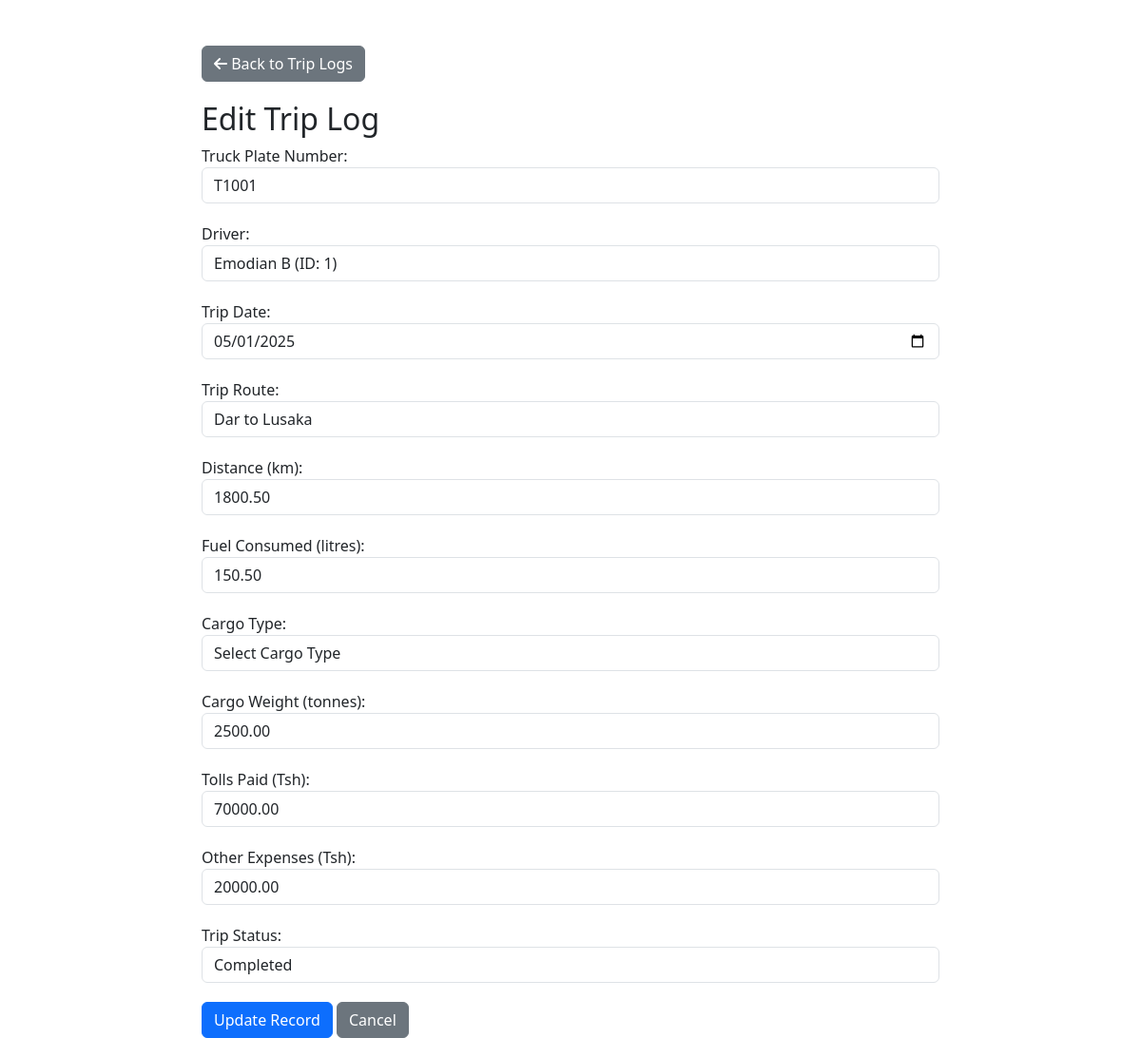
Page /edit-trip.php?id=1 on the committed database.
### tables this page shows
CREATE TABLE `trip_logs` (
  `trip_id` int(11) NOT NULL,
  `trip_date` date NOT NULL,
  `driver_id` int(11) NOT NULL,
  `truck_plate_number` varchar(255) NOT NULL,
  `trip_route` varchar(100) NOT NULL,
  `distance` decimal(10,2) NOT NULL,
  `fuel_consumed` decimal(10,2) NOT NULL,
  `cargo_type` varchar(50) NOT NULL,
  `cargo_weight` decimal(10,2) NOT NULL,
  `tolls_paid` decimal(10,2) NOT NULL,
  `other_expenses` decimal(10,2) NOT NULL,
  `trip_status` enum('Planned','In Transit','Completed','Cancelled') NOT NULL,
  `created_at` timestamp NOT NULL DEFAULT current_timestamp()
);

CREATE TABLE `drivers` (
  `driver_id` int(11) NOT NULL,
  `driver_name` varchar(255) NOT NULL,
  `email` varchar(255) NOT NULL,
  `phone` varchar(20) NOT NULL,
  `license_number` varchar(20) NOT NULL,
  `truck_plate_number` varchar(20) DEFAULT NULL,
  `status` varchar(20) NOT NULL
);

### edit-trip.php (the view, shortened to what this page needs)
<?php
$conn = new mysqli("localhost", "root", "", "fleet_management");
function get_input_data($data) {
    $data = trim($data);
    $data = stripslashes($data);
    $data = htmlspecialchars($data);
    return $data;
}
$form_err = false;
if (isset($_GET['id']) && !empty($_GET['id'])) {
    $trip_id = get_input_data($_GET['id']);
    $sql = "SELECT * FROM trip_logs WHERE trip_id = ?";
    $stmt = $conn->prepare($sql);
    $stmt->bind_param("i", $trip_id);
    $stmt->execute();
    $result = $stmt->get_result();
    $trip = $result->fetch_assoc();
    $truck_query = "SELECT truck_plate_number FROM vehicles";
    $truck_result = mysqli_query($conn, $truck_query);
    $truck_plate_numbers = array();
    if ($truck_result && mysqli_num_rows($truck_result) > 0) {
        while ($row = mysqli_fetch_assoc($truck_result)) {
            $truck_plate_numbers[] = $row['truck_plate_number'];
        }
    } else {
        $truck_plate_number_err = "No trucks available.  Please add a truck first.";
        $form_err = true;
    }
    $driver_query = "SELECT driver_id, driver_name FROM drivers";
    $driver_result = mysqli_query($conn, $driver_query);
    $drivers = array();
    if ($driver_result && mysqli_num_rows($driver_result) > 0) {
        while ($row = mysqli_fetch_assoc($driver_result)) {
            $drivers[] = $row;
        }
    } else {
        $driver_id_err = "No drivers available.  Please add a driver first.";
        $form_err = true;
    }
} else {
    echo "Trip ID is required.";
    exit;
}
?>
<!DOCTYPE html>
<html lang="en">
<head>
    <link href="https://cdn.jsdelivr.net/npm/bootstrap@5.3.0/dist/css/bootstrap.min.css" rel="stylesheet">
    <link href="https://cdnjs.cloudflare.com/ajax/libs/font-awesome/6.0.0/css/all.min.css" rel="stylesheet">
</head>
<body>
    <div class="container mt-5">
         <a href="trip_logs.php" class="btn btn-secondary back-button">
            <i class="fas fa-arrow-left"></i> Back to Trip Logs
        </a>
        <h2>Edit Trip Log</h2>
        <form action="<?php echo htmlspecialchars($_SERVER["PHP_SELF"] . "?id=" . $trip_id); ?>" method="POST">
            <div class="form-group">
                <label for="truck_plate_number">Truck Plate Number:</label>
                <select class="form-control" id="truck_plate_number" name="truck_plate_number">
                    <?php foreach ($truck_plate_numbers as $number): ?>
                        <option value="<?php echo $number; ?>" <?php if ($trip['truck_plate_number'] == $number) echo "selected"; ?>><?php echo $number; ?></option>
                    <?php endforeach; ?>
                </select>
            </div>
            <div class="form-group">
                <label for="driver_id">Driver:</label>
                <select class="form-control" id="driver_id" name="driver_id">
                    <?php foreach ($drivers as $driver): ?>
                        <option value="<?php echo $driver['driver_id']; ?>" <?php if ($trip['driver_id'] == $driver['driver_id']) echo "selected"; ?>><?php echo htmlspecialchars($driver['driver_name'] . " (ID: " . $driver['driver_id'] . ")"); ?></option>
                    <?php endforeach; ?>
                </select>
            </div>
            <div class="form-group">
                <label for="trip_date">Trip Date:</label>
                <input type="date" class="form-control" id="trip_date" name="trip_date" value="<?php echo htmlspecialchars($trip['trip_date']); ?>">
            </div>
            <div class="form-group">
                <label for="trip_route">Trip Route:</label>
                <input type="text" class="form-control" id="trip_route" name="trip_route" value="<?php echo htmlspecialchars($trip['trip_route']); ?>">
            </div>
            <div class="form-group">
                <label for="distance">Distance (km):</label>
                <input type="number" class="form-control" id="distance" name="distance" value="<?php echo htmlspecialchars($trip['distance']); ?>">
            </div>
            <div class="form-group">
                <label for="fuel_consumed">Fuel Consumed (litres):</label>
                <input type="number" class="form-control" id="fuel_consumed" name="fuel_consumed" value="<?php echo htmlspecialchars($trip['fuel_consumed']); ?>">
            </div>
            <div class="form-group">
                <label for="cargo_type">Cargo Type:</label>
                <select class="form-control" id="cargo_type" name="cargo_type">
                    <option value="">Select Cargo Type</option>
                </select>
            </div>
            <div class="form-group">
                <label for="cargo_weight">Cargo Weight (tonnes):</label>
                <input type="number" class="form-control" id="cargo_weight" name="cargo_weight" value="<?php echo htmlspecialchars($trip['cargo_weight']); ?>">
            </div>
            <div class="form-group">
                <label for="tolls_paid">Tolls Paid (Tsh):</label>
                <input type="number" class="form-control" id="tolls_paid" name="tolls_paid" value="<?php echo htmlspecialchars($trip['tolls_paid']); ?>">
            </div>
            <div class="form-group">
                <label for="other_expenses">Other Expenses (Tsh):</label>
                <input type="number" class="form-control" id="other_expenses" name="other_expenses" value="<?php echo htmlspecialchars($trip['other_expenses']); ?>">
            </div>
            <div class="form-group">
                <label for="trip_status">Trip Status:</label>
                <select class="form-control" id="trip_status" name="trip_status">
                    <option value="Completed" <?php if ($trip['trip_status'] == "Completed") echo "selected"; ?>>Completed</option>
                </select>
            </div>
            <button type="submit" class="btn btn-primary" <?php if ($form_err) echo "disabled"; ?>>Update Record</button>
            <a href="trip_logs.php" class="btn btn-secondary">Cancel</a>
        </form>
    </div>
</body>
</html>

### edit-trip.php (style rules this page uses)
.container { max-width: 800px; margin: auto; }
.form-group { margin-bottom: 20px; }
.back-button { margin-bottom: 20px; }

### rows in the picture
trip_logs: truck_plate_number "T1001", driver_id "Emodian B (ID: 1)", trip_date "05/01/2025", trip_route "Dar to Lusaka", distance "1800.50", fuel_consumed "150.50", cargo_weight "2500.00", tolls_paid "70000.00", other_expenses "20000.00", trip_status "Completed"
